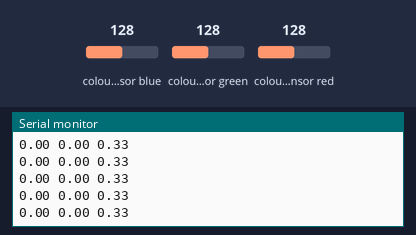
Simulated run of this sketch. Board: Arduino Uno, built with avr-gcc and run on an emulated ATmega328P. Parts: the last lines printed to the serial monitor. Inputs (shaded band) come from the test bench; at power-on: colour sensor blue 128, colour sensor green 128, colour sensor red 128.

Above: at 1.2 s.
1.3 s: colour sensor blue set to 5
At 1.53 s:
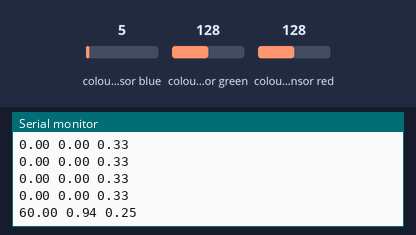
2.8 s: colour sensor green set to 5
At 2.87 s:
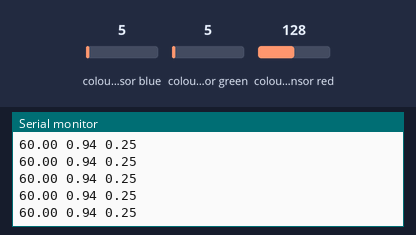
4.3 s: colour sensor red set to 64
At 4.36 s:
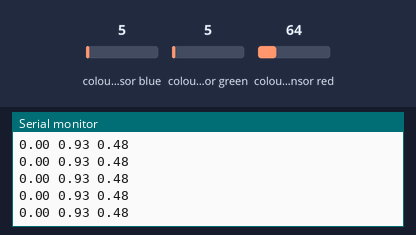
Timing chart, 0 to 7.3 s (numbered marks = the images above; inputs shaded):
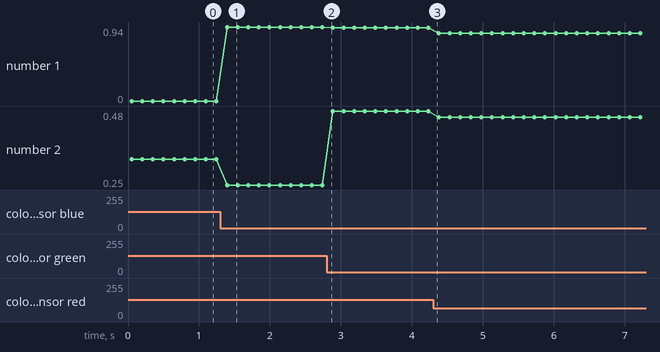

Measured:
- after the input at 1.3 s, the serial monitor: prints a new line after 0.10 s (image 1)
- plotted number 1: 0 → 0.94 after the input at 1.3 s, 0.94 → 0.93 after the input at 2.8 s, 0.93 → 0.86 after the input at 4.3 s
- plotted number 2: 0.33 → 0.25 after the input at 1.3 s, 0.25 → 0.48 after the input at 2.8 s, 0.48 → 0.46 after the input at 4.3 s

The sketch:

RGBSensor.ino
```cpp
#include <Wire.h>
#include <math.h>
#include <Adafruit_TCS34725.h>

/* Initialise with specific int time and gain values */
Adafruit_TCS34725 tcs = Adafruit_TCS34725(TCS34725_INTEGRATIONTIME_154MS, TCS34725_GAIN_1X);

// flags which indicate if we're over color strips
uint8_t red = 0;
uint8_t blue = 0;
uint8_t green = 0;
uint8_t yellow = 0;

//running average
int len = 3;
char status[3];

void setup(void) {
    Serial.begin(9600);

    if (tcs.begin()) {
        Serial.println("Found sensor");
    } else {
        Serial.println("No TCS34725 found ... check your connections");
    while (1);
    }
}

// check if we've been in the color for len cycles
void updateStatus(char color) {
    for (int i = (len - 1); i > 0; i--) {
        status[i] = status[i - 1];
    }

    status[0] = color;
}

uint16_t isInColor(char target) {
    for (int i = 0; i < len; i++) {
        if (status[i] != target) {
            return 0;
        }
    }
    return 1;
}

void RGBtoHSL(uint16_t r, uint16_t g, uint16_t b, double *h, double *s, double *s2, double *l, double *v) {
    double colors[3] = {(double) r / 255, (double) g / 255, (double) b / 255};

    double max = colors[0];
    int max_color = 0;
    double min = colors[0];
    int min_color = 0;

    for (int i = 1; i < 3; i++) {
        if (colors[i] > max) {
            max = colors[i];
            max_color = i;
        } else if (colors[i] < min) {
            min = colors[i];
            min_color = i;
        }
    }

    double hue = 0;

    if (max != min) {
        switch (max_color) {
            case 0:
                hue = 60 * ((colors[1] - colors[2])/(max - min));
                break;
            case 1: // working
                hue = 60 * (2 + (colors[2] - colors[0])/(max - min));
                break;
            case 2: // working
                hue = 60 * (4 + (colors[0] - colors[1])/(max - min));
                break;
        }

        if (hue < 0) {
            hue += 360;
        }
    }

    *h = hue;

    if (max == 0 || min == 1) {
        *s = 0;
    } else {
        *s = (max - min)/(1 - fabs(max + min - 1));
    }

    if (max == 0) {
        *s2 = 0;
    } else {
        *s2 = (max - min)/max;
    }

    *l = (max + min)/2;

    *v = max;
}


// determine which color strip we are over (if at all)
void getColorState(uint16_t r, uint16_t g, uint16_t b) {
    double h, s, s2, l, v;

    RGBtoHSL(r, g, b, &h, &s, &s2, &l, &v);

    // for data logging purposes
    Serial.print(h); Serial.print(" ");
    Serial.print(s); Serial.print(" ");
    Serial.println(l);

    // check if we're over a color
    if (s > 0.18) {
        if (h <= 11 || h >= 355) { // red
            if (isInColor('r')) {
                //Serial.println("Got RED!");
            } else {
                updateStatus('r');
            }
        } else if (h >= 52 && h <= 117) { // green
            if (isInColor('g')) {
                //Serial.println("Got GREEN!");
            } else {
                updateStatus('g');
            }
        } else if (h >= 190 && h <= 200) { // blue
            if (isInColor('b')) {
                //Serial.println("Got BLUE!");
            } else {
                updateStatus('b');
            }
        } else if (h >= 30 && h <= 44) { // yellow
            if (isInColor('y')) {
                //Serial.println("Got YELLOW!");
            } else {
                updateStatus('y');
            }
        }
    } else {
        // not in a color so start filling up the buffer with fails
        updateStatus('x');
    }
}

void getRGB(uint16_t *r, uint16_t *g, uint16_t *b, uint16_t *c) {

    tcs.getRawData(r, g, b, c);

    uint32_t sum = *c;

    // Avoid divide by zero errors ... if clear = 0 return black
    if (*c == 0) {
        *r = *g = *b = 0;
        return;
    }

    *r = (float)*r / sum * 255.0;
    *g = (float)*g / sum * 255.0;
    *b = (float)*b / sum * 255.0;
}

void loop(void) {
    uint16_t r, g, b, c;

    getRGB(&r, &g, &b, &c);

    getColorState(r, g, b);

    int currentMillis = millis();

    while (millis() - currentMillis < 98) {
      // spin for 98 milliseconds
    }

  // colorTemp = tcs.calculateColorTemperature(r, g, b);
  //colorTemp = tcs.calculateColorTemperature_dn40(r, g, b, c);
  //lux = tcs.calculateLux(r, g, b);
  //Serial.print("Color Temp: "); Serial.print(colorTemp, DEC); Serial.print(" K - ");
  //Serial.print("Lux: "); Serial.print(lux, DEC); Serial.print(" - ");
}
```
